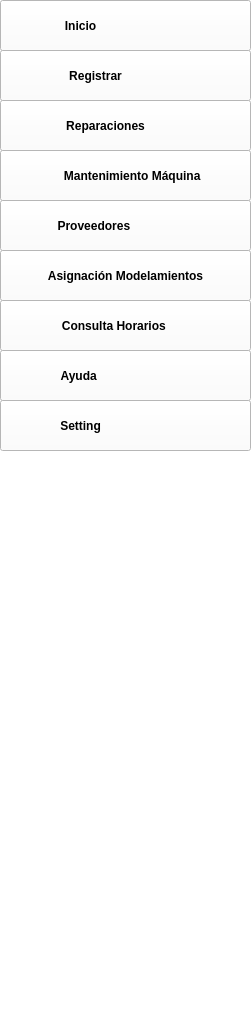
       <widget class="QDockWidget" name="dockWidget_4">
        <property name="geometry">
         <rect>
          <x>0</x>
          <y>-30</y>
          <width>251</width>
          <height>1015</height>
         </rect>
        </property>
        <property name="minimumSize">
         <size>
          <width>251</width>
          <height>1015</height>
         </size>
        </property>
        <property name="autoFillBackground">
         <bool>false</bool>
        </property>
        <property name="styleSheet">
         <string notr="true">QDockWidget{
background:#ffffff;
}</string>
        </property>
        <property name="features">
         <set>QDockWidget::NoDockWidgetFeatures</set>
        </property>
        <widget class="QWidget" name="dockWidgetContents_3">
         <property name="styleSheet">
          <string notr="true">QWidget{

Background:#ffffff;
}</string>
         </property>
         <widget class="QPushButton" name="pushButton">
          <property name="enabled">
           <bool>true</bool>
          </property>
          <property name="geometry">
           <rect>
            <x>0</x>
            <y>0</y>
            <width>251</width>
            <height>51</height>
           </rect>
          </property>
          <property name="sizePolicy">
           <sizepolicy hsizetype="Minimum" vsizetype="Fixed">
            <horstretch>0</horstretch>
            <verstretch>0</verstretch>
           </sizepolicy>
          </property>
          <property name="font">
           <font>
            <family>Arial</family>
            <pointsize>9</pointsize>
            <weight>75</weight>
            <bold>true</bold>
           </font>
          </property>
          <property name="layoutDirection">
           <enum>Qt::LeftToRight</enum>
          </property>
          <property name="text">
           <string>     Inicio                                </string>
          </property>
          <property name="icon">
           <iconset resource="resources.qrc">
            <normaloff>:/Icon/Recursos/Icon Home.png</normaloff>:/Icon/Recursos/Icon Home.png</iconset>
          </property>
          <property name="iconSize">
           <size>
            <width>30</width>
            <height>30</height>
           </size>
          </property>
         </widget>
         <widget class="QPushButton" name="pushButton_2">
          <property name="enabled">
           <bool>true</bool>
          </property>
          <property name="geometry">
           <rect>
            <x>0</x>
            <y>50</y>
            <width>251</width>
            <height>51</height>
           </rect>
          </property>
          <property name="sizePolicy">
           <sizepolicy hsizetype="Minimum" vsizetype="Fixed">
            <horstretch>0</horstretch>
            <verstretch>0</verstretch>
           </sizepolicy>
          </property>
          <property name="font">
           <font>
            <family>Arial</family>
            <pointsize>9</pointsize>
            <weight>75</weight>
            <bold>true</bold>
           </font>
          </property>
          <property name="layoutDirection">
           <enum>Qt::LeftToRight</enum>
          </property>
          <property name="text">
           <string>      Registrar                        </string>
          </property>
          <property name="icon">
           <iconset resource="resources.qrc">
            <normaloff>:/Icon/Recursos/Search.png</normaloff>:/Icon/Recursos/Search.png</iconset>
          </property>
          <property name="iconSize">
           <size>
            <width>251</width>
            <height>251</height>
           </size>
          </property>
         </widget>
         <widget class="QPushButton" name="pushButton_3">
          <property name="enabled">
           <bool>true</bool>
          </property>
          <property name="geometry">
           <rect>
            <x>0</x>
            <y>100</y>
            <width>251</width>
            <height>51</height>
           </rect>
          </property>
          <property name="sizePolicy">
           <sizepolicy hsizetype="Minimum" vsizetype="Fixed">
            <horstretch>0</horstretch>
            <verstretch>0</verstretch>
           </sizepolicy>
          </property>
          <property name="font">
           <font>
            <family>Arial</family>
            <pointsize>9</pointsize>
            <weight>75</weight>
            <bold>true</bold>
           </font>
          </property>
          <property name="layoutDirection">
           <enum>Qt::LeftToRight</enum>
          </property>
          <property name="text">
           <string>     Reparaciones                 </string>
          </property>
          <property name="icon">
           <iconset resource="resources.qrc">
            <normaloff>:/Icon/Recursos/Reparaciones.png</normaloff>:/Icon/Recursos/Reparaciones.png</iconset>
          </property>
          <property name="iconSize">
           <size>
            <width>251</width>
            <height>251</height>
           </size>
          </property>
         </widget>
         <widget class="QPushButton" name="pushButton_4">
          <property name="enabled">
           <bool>true</bool>
          </property>
          <property name="geometry">
           <rect>
            <x>0</x>
            <y>150</y>
            <width>251</width>
            <height>51</height>
           </rect>
          </property>
          <property name="sizePolicy">
           <sizepolicy hsizetype="Minimum" vsizetype="Fixed">
            <horstretch>0</horstretch>
            <verstretch>0</verstretch>
           </sizepolicy>
          </property>
          <property name="font">
           <font>
            <family>Arial</family>
            <pointsize>9</pointsize>
            <weight>75</weight>
            <bold>true</bold>
           </font>
          </property>
          <property name="layoutDirection">
           <enum>Qt::LeftToRight</enum>
          </property>
          <property name="text">
           <string>    Mantenimiento Máquina</string>
          </property>
          <property name="icon">
           <iconset resource="resources.qrc">
            <normaloff>:/Icon/Recursos/Mantenimiento.png</normaloff>:/Icon/Recursos/Mantenimiento.png</iconset>
          </property>
          <property name="iconSize">
           <size>
            <width>40</width>
            <height>40</height>
           </size>
          </property>
         </widget>
         <widget class="QPushButton" name="pushButton_5">
          <property name="enabled">
           <bool>true</bool>
          </property>
          <property name="geometry">
           <rect>
            <x>0</x>
            <y>200</y>
            <width>251</width>
            <height>51</height>
           </rect>
          </property>
          <property name="sizePolicy">
           <sizepolicy hsizetype="Minimum" vsizetype="Fixed">
            <horstretch>0</horstretch>
            <verstretch>0</verstretch>
           </sizepolicy>
          </property>
          <property name="font">
           <font>
            <family>Arial</family>
            <pointsize>9</pointsize>
            <weight>75</weight>
            <bold>true</bold>
           </font>
          </property>
          <property name="layoutDirection">
           <enum>Qt::LeftToRight</enum>
          </property>
          <property name="text">
           <string>    Proveedores                       </string>
          </property>
          <property name="icon">
           <iconset resource="resources.qrc">
            <normaloff>:/Icon/Recursos/Pretamos.png</normaloff>:/Icon/Recursos/Pretamos.png</iconset>
          </property>
          <property name="iconSize">
           <size>
            <width>251</width>
            <height>251</height>
           </size>
          </property>
         </widget>
         <widget class="QPushButton" name="pushButton_6">
          <property name="enabled">
           <bool>true</bool>
          </property>
          <property name="geometry">
           <rect>
            <x>0</x>
            <y>250</y>
            <width>251</width>
            <height>51</height>
           </rect>
          </property>
          <property name="sizePolicy">
           <sizepolicy hsizetype="Minimum" vsizetype="Fixed">
            <horstretch>0</horstretch>
            <verstretch>0</verstretch>
           </sizepolicy>
          </property>
          <property name="font">
           <font>
            <family>Arial</family>
            <pointsize>9</pointsize>
            <weight>75</weight>
            <bold>true</bold>
           </font>
          </property>
          <property name="layoutDirection">
           <enum>Qt::LeftToRight</enum>
          </property>
          <property name="text">
           <string>Asignación Modelamientos</string>
          </property>
          <property name="icon">
           <iconset resource="resources.qrc">
            <normaloff>:/Icon/Recursos/Asignacion.png</normaloff>:/Icon/Recursos/Asignacion.png</iconset>
          </property>
          <property name="iconSize">
           <size>
            <width>251</width>
            <height>251</height>
           </size>
          </property>
         </widget>
         <widget class="QPushButton" name="pushButton_7">
          <property name="enabled">
           <bool>true</bool>
          </property>
          <property name="geometry">
           <rect>
            <x>0</x>
            <y>300</y>
            <width>251</width>
            <height>51</height>
           </rect>
          </property>
          <property name="sizePolicy">
           <sizepolicy hsizetype="Minimum" vsizetype="Fixed">
            <horstretch>0</horstretch>
            <verstretch>0</verstretch>
           </sizepolicy>
          </property>
          <property name="font">
           <font>
            <family>Arial</family>
            <pointsize>9</pointsize>
            <weight>75</weight>
            <bold>true</bold>
           </font>
          </property>
          <property name="layoutDirection">
           <enum>Qt::LeftToRight</enum>
          </property>
          <property name="text">
           <string>    Consulta Horarios           </string>
          </property>
          <property name="icon">
           <iconset resource="resources.qrc">
            <normaloff>:/Icon/Recursos/Consulta.png</normaloff>:/Icon/Recursos/Consulta.png</iconset>
          </property>
          <property name="iconSize">
           <size>
            <width>251</width>
            <height>251</height>
           </size>
          </property>
         </widget>
         <widget class="QPushButton" name="pushButton_8">
          <property name="enabled">
           <bool>true</bool>
          </property>
          <property name="geometry">
           <rect>
            <x>0</x>
            <y>350</y>
            <width>251</width>
            <height>51</height>
           </rect>
          </property>
          <property name="sizePolicy">
           <sizepolicy hsizetype="Minimum" vsizetype="Fixed">
            <horstretch>0</horstretch>
            <verstretch>0</verstretch>
           </sizepolicy>
          </property>
          <property name="font">
           <font>
            <family>Arial</family>
            <pointsize>9</pointsize>
            <weight>75</weight>
            <bold>true</bold>
           </font>
          </property>
          <property name="layoutDirection">
           <enum>Qt::LeftToRight</enum>
          </property>
          <property name="text">
           <string>    Ayuda                                </string>
          </property>
          <property name="icon">
           <iconset resource="resources.qrc">
            <normaloff>:/Icon/Recursos/Ayuda.png</normaloff>:/Icon/Recursos/Ayuda.png</iconset>
          </property>
          <property name="iconSize">
           <size>
            <width>251</width>
            <height>251</height>
           </size>
          </property>
         </widget>
         <widget class="QPushButton" name="pushButton_9">
          <property name="enabled">
           <bool>true</bool>
          </property>
          <property name="geometry">
           <rect>
            <x>0</x>
            <y>400</y>
            <width>251</width>
            <height>51</height>
           </rect>
          </property>
          <property name="sizePolicy">
           <sizepolicy hsizetype="Minimum" vsizetype="Fixed">
            <horstretch>0</horstretch>
            <verstretch>0</verstretch>
           </sizepolicy>
          </property>
          <property name="font">
           <font>
            <family>Arial</family>
            <pointsize>9</pointsize>
            <weight>75</weight>
            <bold>true</bold>
           </font>
          </property>
          <property name="layoutDirection">
           <enum>Qt::LeftToRight</enum>
          </property>
          <property name="text">
           <string>   Setting                              </string>
          </property>
          <property name="icon">
           <iconset resource="resources.qrc">
            <normaloff>:/Icon/Recursos/ajuste.png</normaloff>:/Icon/Recursos/ajuste.png</iconset>
          </property>
          <property name="iconSize">
           <size>
            <width>251</width>
            <height>251</height>
           </size>
          </property>
         </widget>
        </widget>
       </widget>
